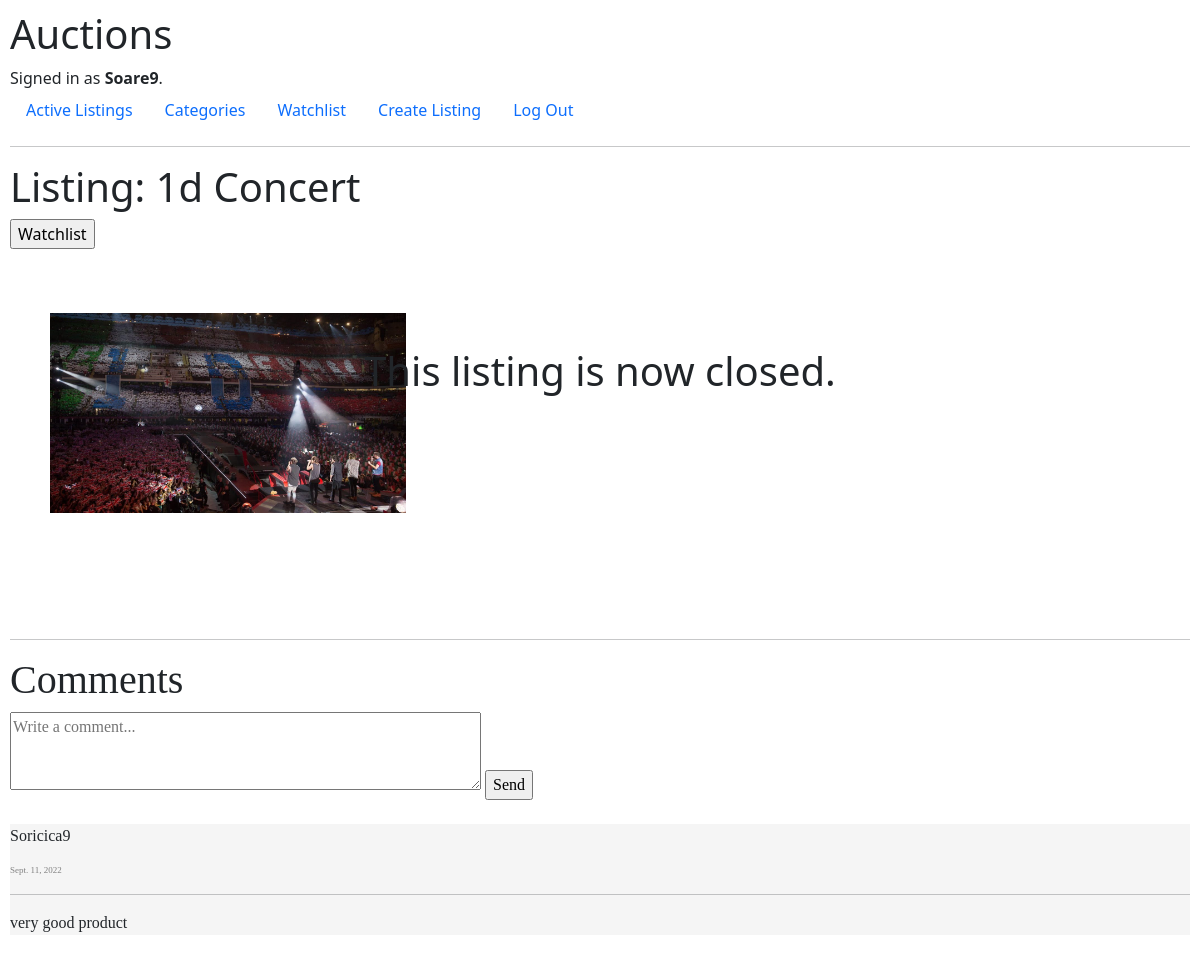
/listing/1d Concert (signed in), run on the app's committed database.
### auctions/models.py (models this page shows)
class User(AbstractUser):
    pass

class Listing(models.Model):
    title = models.CharField(max_length=100)
    date = models.DateField(auto_now=True)
    creator = models.ForeignKey(User, on_delete=models.CASCADE, related_name="all_creators")
    image = models.ImageField(upload_to = 'static/auctions', default = "static/auctions/notworking.png")
    description = models.CharField(max_length=1000)
    StartingBid = models.FloatField()
    bid = models.FloatField(blank=True, null=True)
    bidNumber=models.IntegerField( default = 0 )
    watching = models.ManyToManyField(User, related_name="watchers")
    winner = models.ForeignKey(User, on_delete = models.CASCADE, null=True)
    closed = models.BooleanField(default = False)
    class categories(models.TextChoices):
        ANTIQUES = "Antiques"
        ELECTRONICS = "Electronics"
        MACHINERY = "Machinery"
        FASHION = "Fashion"
        HOME = "Home"
        SPORTS = "Sports"
        RETAIL = "Retail"
        TOYS = "Toys"
        TOOLS = "Tools"
        VEHICLES = "Vehicles"
        RECREATION = "Recreation"
    category = models.CharField(
        max_length = 11,
        choices = categories.choices
    )
    def __str__(self):
        return self.title

class Comment(models.Model):
    auction = models.ForeignKey(Listing, on_delete=models.PROTECT)
    comment = models.CharField(max_length=150)
    user = models.ForeignKey(User, on_delete=models.PROTECT, related_name="all_commenters")
    date = models.DateField(auto_now=True)

### auctions/views.py (the view)
# urls.py: path("listing/<str:listing>", views.listing, name="listing"),
def listing(request, listing):
    if request.method == "GET":
        listings = Listing.objects.all()
        for list in listings:
            if list.title == listing:
                listing = list
        if listing.bid:
            bid = listing.bid
        else:
            bid = listing.StartingBid
        user = request.user
        if user in listing.watching.all():
            inside = True
        else:
            inside = False
        form = NewBidForm()
        comments = Comment.objects.filter(auction=listing)
        return render(request, "auctions/listing.html", {
            "listing" : listing,
            "bid" : bid,
            "bidNumber": listing.bidNumber,
            "form" : form,
            "watchlist" : inside,
            "user" : request.user,
            "commentform" : NewCommentForm(),
            "comments" : comments
        })

### auctions/views.py
class NewBidForm(ModelForm):
    class Meta:
        model = Bid
        fields = ['price']
        labels = {
            'price' : ''
        }
        widgets = {
            'price':  NumberInput()
        }

class NewCommentForm(ModelForm):
    class Meta:
        model = Comment
        fields = ['comment']
        labels = {
            'comment' : ''
        }
        widgets = {
            'comment' : Textarea(attrs ={'cols' : 50, 'rows' : 3, 'placeholder': "Write a comment..."})
        }

### auctions/templates/auctions/listing.html (shortened to what this page needs)
{% extends "auctions/layout.html" %}
{% block body %}
    <div>
        <h1>Listing: {{listing.title}}</h1>
        {% if user.is_authenticated %}
            <form method="post" action="{% url 'alter_watchlist' listing=listing %}">
                {% if watchlist == False %}
                    <input type="submit"  value="Watchlist">
                {% else %}
                    <input type="submit"  value= "Remove from Watchlist">
                {% endif %}
            </form>
        <br>
        {% endif %}
        <div style="display:block; height:350px;">
            <img src="/{{listing.image}}" style=" height:280px; padding:40px 40px; margin-bottom:-100px; text-align:left;">
            <div style ="text-align:center; margin-top:-210px;   padding:80px 40px;">
                <br>
                {% if user == listing.creator and listing.closed == False %}
                    <form method="post" action="{% url 'close_listing' listing=listing %}">
                        {% csrf_token %}
                        <input class="btn btn-primary btn-large"type="submit" value="Close listing">
                    </form>
                {% elif user == listing.creator and listing.closed == True %}
                    {% if listing.bid %}
                        <h1> You have sold this item for ${{listing.bid}}</h1>
                    {% else %}
                        <h1> You have sold this item for ${{listing.StartingBid}}</h1>
                    {% endif %}
                {% elif user != listing.creator and listing.closed == True %}
                    <h1>This listing is now closed. </h1>
                {% endif %}
            </div>
        </div>
    </div>
    <div style="font-family: Times New Roman, Times, serif">
        <hr>
        <h1> Comments</h1>
        <form method="post" action="{% url 'comment' listing=listing %}">
            {{commentform}}
            <input type="submit" value="Send">
        </form>
        <br>
        {% if comments %}
            <div style="font-family: Times New Roman, Times, serif">
                {% for comment in comments %}
                    <div style="margin-bottom:25px; background-color:#f5f5f5;">
                        <p>{{comment.user}}</p>
                        <p style="font-size:9px; color:gray">{{comment.date}}</p>
                        <hr>
                        {{comment.comment}}
                    </div>
                {% endfor %}
            </div>
        {% endif %}
    </div>
{% endblock %}

### auctions/templates/auctions/layout.html (shortened to what this page needs)
{% load static %}
<!DOCTYPE html>
<html lang="en">
    <head>
        <link rel="stylesheet" href="https://stackpath.bootstrapcdn.com/bootstrap/4.4.1/css/bootstrap.min.css">
        <link href="{% static 'auctions/styles.css' %}" rel="stylesheet">
        <link href="https://cdn.jsdelivr.net/npm/bootstrap@5.2.1/dist/css/bootstrap.min.css" rel="stylesheet">
    </head>
    <body>
        <h1>Auctions</h1>
        <div>
            {% if user.is_authenticated %}
                Signed in as <strong>{{ user.username }}</strong>.
            {% else %}
                Not signed in.
            {% endif %}
        </div>
        <ul class="nav">
            <li class="nav-item">
                <a class="nav-link" href="{% url 'index' %}">Active Listings</a>
            </li>
            <li class="nav-item">
                <a class="nav-link" href="{% url 'categories' %}">Categories</a>
            </li>
            {% if user.is_authenticated %}
                <li class="nav-item">
                    <a class="nav-link" href="{% url 'watchlist' %}">Watchlist</a>
                </li>
                <li class="nav-item">
                    <a class="nav-link" href="{% url 'createListing' %}">Create Listing</a>
                </li>
                <li class="nav-item">
                    <a class="nav-link" href="{% url 'logout' %}">Log Out</a>
                </li>
            {% endif %}
        </ul>
        <hr>
        {% block body %}
        {% endblock %}
    </body>
</html>

### auctions/static/auctions/styles.css (style rules this page uses)
body { padding: 10px; }

### data on the page
User: username "Soare9"
Listing: title "1d Concert", image (picture)
Comment: user "Soricica9", date "Sept. 11, 2022", comment "very good product"
